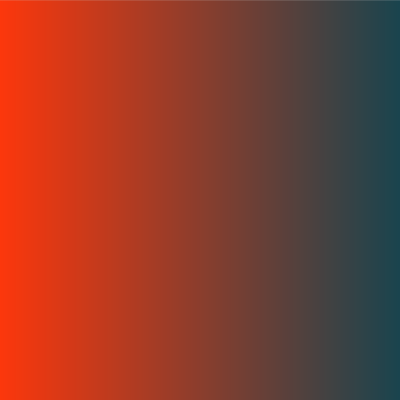
Frame 1 (no input)
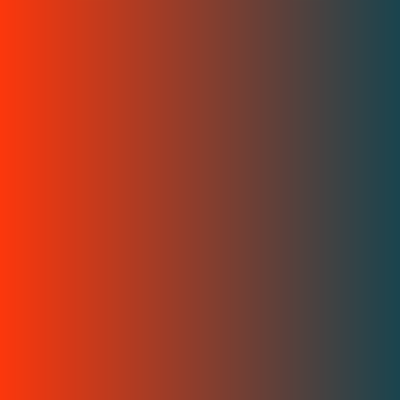
Frame 60 (the mouse pressed at the canvas centre just before this capture)
Frame 120 (the mouse held since frame 60 and released just before this capture): identical to frame 60, image omitted

The Processing sketch that drew these frames (run headless with seeded random() and noise(); from frame 60 on, the mouse is pressed at the canvas centre):

// Processing sketch: processing_78357
// ── processing_78357.pde

//Candice Ferreira: Problem set 2, Question One
//lerpColor() = calculates the colour between two points at a certain incriment.
 
void setup(){
size(400, 400);
}
// colours orange - blue 
color from = color (252,55,12); 
color to = color (25, 68, 78); 
 
void draw () {
   for (int i = 0; i < width; i++){ //loop to go thoughout sketch
    color interA = lerpColor (from, to, (float)i/width); //lerpColor function
    stroke(interA);
    line(i,0,i, height);
  }
}
